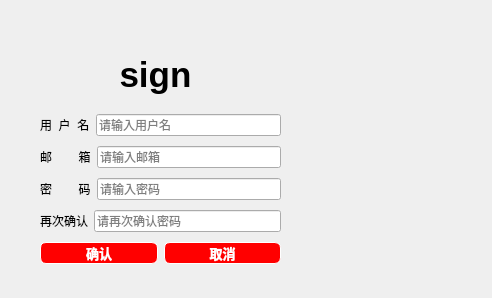
<?xml version="1.0" encoding="UTF-8"?>
<ui version="4.0">
 <class>sign</class>
 <widget class="QDialog" name="sign">
  <property name="geometry">
   <rect>
    <x>0</x>
    <y>0</y>
    <width>492</width>
    <height>298</height>
   </rect>
  </property>
  <property name="windowTitle">
   <string>Dialog</string>
  </property>
  <property name="styleSheet">
   <string notr="true">

</string>
  </property>
  <widget class="QWidget" name="layoutWidget">
   <property name="geometry">
    <rect>
     <x>40</x>
     <y>110</y>
     <width>241</width>
     <height>158</height>
    </rect>
   </property>
   <layout class="QVBoxLayout" name="verticalLayout">
    <item>
     <layout class="QHBoxLayout" name="horizontalLayout">
      <item>
       <widget class="QLabel" name="label">
        <property name="text">
         <string>用  户  名</string>
        </property>
       </widget>
      </item>
      <item>
       <widget class="QtMaterialAutoComplete" name="usernamelineEdit">
        <property name="placeholderText">
         <string>请输入用户名</string>
        </property>
       </widget>
      </item>
     </layout>
    </item>
    <item>
     <layout class="QHBoxLayout" name="horizontalLayout_5">
      <item>
       <widget class="QLabel" name="label_4">
        <property name="text">
         <string>邮        箱</string>
        </property>
       </widget>
      </item>
      <item>
       <widget class="QtMaterialAutoComplete" name="lineEdit">
        <property name="inputMask">
         <string/>
        </property>
        <property name="placeholderText">
         <string>请输入邮箱</string>
        </property>
       </widget>
      </item>
     </layout>
    </item>
    <item>
     <layout class="QHBoxLayout" name="horizontalLayout_2">
      <item>
       <widget class="QLabel" name="label_2">
        <property name="text">
         <string>密        码</string>
        </property>
       </widget>
      </item>
      <item>
       <widget class="QtMaterialAutoComplete" name="codelineEditit">
        <property name="placeholderText">
         <string>请输入密码</string>
        </property>
       </widget>
      </item>
     </layout>
    </item>
    <item>
     <layout class="QHBoxLayout" name="horizontalLayout_3">
      <item>
       <widget class="QLabel" name="label_3">
        <property name="text">
         <string>再次确认</string>
        </property>
       </widget>
      </item>
      <item>
       <widget class="QtMaterialAutoComplete" name="codelineEdit_2">
        <property name="inputMask">
         <string/>
        </property>
        <property name="text">
         <string/>
        </property>
        <property name="placeholderText">
         <string>请再次确认密码</string>
        </property>
       </widget>
      </item>
     </layout>
    </item>
    <item>
     <layout class="QHBoxLayout" name="horizontalLayout_4">
      <item>
       <widget class="QPushButton" name="confirmbutton">
        <property name="styleSheet">
         <string notr="true">QPushButton {

border: 0.5px solid white;

border-radius: 6px;

background-color: rgb(255,0,0);

min-width: 80px;

font-family:&quot;Microsoft YaHei&quot;;

font-size:10pt;

font-weight: bold;

color:white;

}



QPushButton:hover {

border: 0.5px solid white;

border-radius: 6px;

background-color:#DE2916;

min-width: 80px;

font-family:&quot;Microsoft YaHei&quot;;

font-size:10pt;

font-weight: bold;

color:white;

}

</string>
        </property>
        <property name="text">
         <string>确认</string>
        </property>
       </widget>
      </item>
      <item>
       <widget class="QPushButton" name="cancelbutton">
        <property name="styleSheet">
         <string notr="true">QPushButton {

border: 0.5px solid white;

border-radius: 6px;

background-color: rgb(255,0,0);

min-width: 80px;

font-family:&quot;Microsoft YaHei&quot;;

font-size:10pt;

font-weight: bold;

color:white;

}



QPushButton:hover {

border: 0.5px solid white;

border-radius: 6px;

background-color:#DE2916;

min-width: 80px;

font-family:&quot;Microsoft YaHei&quot;;

font-size:10pt;

font-weight: bold;

color:white;

}

</string>
        </property>
        <property name="text">
         <string>取消</string>
        </property>
       </widget>
      </item>
     </layout>
    </item>
   </layout>
  </widget>
  <widget class="QLabel" name="login">
   <property name="geometry">
    <rect>
     <x>50</x>
     <y>50</y>
     <width>211</width>
     <height>51</height>
    </rect>
   </property>
   <property name="styleSheet">
    <string notr="true">QLabel{
font-family:&quot;Microsoft YaHei&quot;;
font-size:35px;
font-weight:bold;
color:black;
border:none;



}</string>
   </property>
   <property name="text">
    <string>&lt;html&gt;&lt;head/&gt;&lt;body&gt;&lt;p align=&quot;center&quot;&gt;sign&lt;/p&gt;&lt;/body&gt;&lt;/html&gt;</string>
   </property>
  </widget>
 </widget>
 <customwidgets>
  <customwidget>
   <class>QtMaterialAutoComplete</class>
   <extends>QLineEdit</extends>
   <header location="global">qtmaterialautocomplete.h</header>
  </customwidget>
 </customwidgets>
 <resources/>
 <connections/>
</ui>
